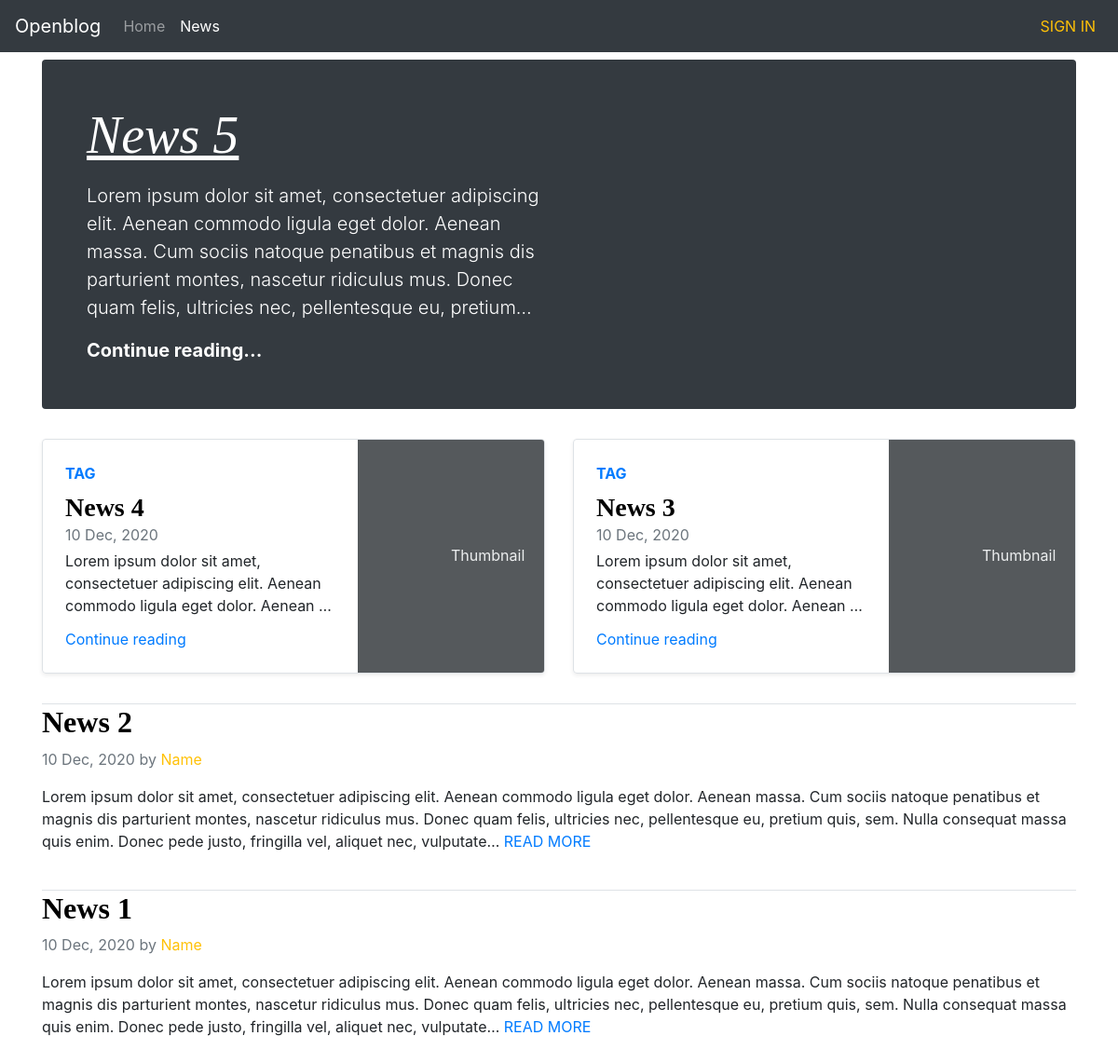
Page /news/ on the committed database.
### core/models.py (models this page shows, shortened)
class News(models.Model):
	title = models.CharField(max_length=200)
	created_on = models.DateTimeField(auto_now_add=True)
	updated_on = models.DateTimeField(auto_now=True)
	content = models.TextField()
	status = models.IntegerField(default=StatusNews.DRAFT, choices=StatusNews.choices)
	class Meta:
		ordering = ['-created_on']

### core/views.py (the view)
# urls.py: path('news/', views.NewsListView.as_view(), name='news'),
class NewsListView(ListView):
	model = News
	template_name = 'news.html'
	context_object_name = 'list_news'
	def get_context_data(self, **kwargs):
		context = super().get_context_data(**kwargs)
		last_news = News.objects.filter(status=1).order_by('-created_on')[:3]
		if last_news:
			context['latest_two_news'] = last_news[1:3]
			context['last_news'] = last_news[0]
		return context

### core/templates/news.html (shortened to what this page needs)
{% extends 'home.html' %}
{% load static %}
{% block css  %}
<link rel="stylesheet" href="https://cdn.jsdelivr.net/npm/bootstrap@4.5.3/dist/css/bootstrap.min.css">
<link href="{% static 'css/news.css' %}?{% now "U" %}" rel="stylesheet">
{% endblock %}
{% block content %}
    <div class="container">
      <div class="jumbotron p-4 p-md-5 bg-dark text-white rounded mt-2">
        <div class="col-md-6 px-0">
          <h1 class="display-4 font-italic"><a class="text-white" href="{{last_news.id}}"><u>{{last_news.title}}</u></a></h1>
          <p class="lead my-3">{{last_news.content|truncatechars:"250"}}</p>
          <p class="lead mb-0"><a href="{{last_news.id}}" class="text-white font-weight-bold">Continue reading...</a></p>
        </div>
      </div>
      <div class="row mb-2">
        {% for latest_news in latest_two_news %}
        <div class="col-md-6">
          <div class="row no-gutters border rounded overflow-hidden flex-md-row mb-4 shadow-sm h-md-250 position-relative">
            <div class="col p-4 d-flex flex-column position-static">
              <strong class="d-inline-block mb-2 text-primary">TAG</strong>
              <h3 class="mb-0 font-weight-bold"><a class="title_news" href="{{latest_news.id}}">{{latest_news.title}}</a></h3>
              <div class="mb-1 text-muted">{{latest_news.created_on|date:'d M, Y'}}</div>
              <p class="card-text mb-auto">{{latest_news.content|truncatechars:"100"}}</p>
              <a href="{{latest_news.id}}" class="stretched-link">Continue reading</a>
            </div>
            <div class="col-auto d-none d-lg-block">
              <svg class="bd-placeholder-img" width="200" height="250" xmlns="http://www.w3.org/2000/svg" preserveAspectRatio="xMidYMid slice" focusable="false" role="img" aria-label="Placeholder: Thumbnail"><title>Placeholder</title><rect width="100%" height="100%" fill="#55595c"/><text x="50%" y="50%" fill="#eceeef" dy=".3em">Thumbnail</text></svg>
            </div>
          </div>
        </div>
        {% endfor %}
      </div>
    <div class="row">
      {% for news in list_news %}
      {% if news.status == 1 and news not in latest_two_news and news != last_news %}
      <div class="col-md-12 blog-main mb-4">
        <div class="blog-post border-top">
          <h2 class="blog-post-title font-weight-bold"><a class="title_news" href="{{news.id}}">{{news.title}}</a></h2>
          <p class="blog-post-meta text-muted">{{news.created_on|date:'d M, Y'}} by <a class="text-warning" href="#">Name</a></p>
          <p>{{news.content|truncatechars:"350"}} <a class="text-uppercase" href="{{news.id}}">read more</a></p>
          </div>
      </div>
      {% endif %}
      {% endfor %}
    </div>
  </div>
{% endblock %}

### core/templates/home.html (shortened to what this page needs)
<!doctype html>
{% load static %}
<html lang="en">
  <head>
    {% block css  %}{% endblock %}
  </head>
  <body>
    <nav class="navbar navbar-expand-lg navbar-dark bg-dark">
      {% url 'home' as home_url %}
      <a class="navbar-brand" href="{{home_url}}">Openblog</a>
      <div class="collapse navbar-collapse" id="navbarSupportedContent">
        <ul class="navbar-nav mr-auto">
          {% url 'home' as home_url %}
          <li class="nav-item {% if home_url == request.path %}active{% endif %}">
            <a class="nav-link" href="{{home_url}}">Home <span class="sr-only">(current)</span></a>
          </li>
          {% url 'news' as news_url %}
          <li class="nav-item {% if news_url == request.path %}active{% endif %}">
            <a class="nav-link" href="{{news_url}}">News</a>
          </li>
        </ul>
        <ul class="navbar-nav">
          {% url 'login' as login_url %}
          <li class="nav-item">
            <a class="nav-link text-uppercase text-warning" href="{% if request.user.is_authenticated %}#{% else %}{{login_url}}{% endif %}">{% if request.user.is_authenticated %}{{request.user.username}} {% else %} sign in {% endif %}</a>
          </li>
        </ul>
      </div>
    </nav>
    <main>
      {% block content %}{% endblock %}
    </main>
  </body>
</html>

### static/css/news.css (style rules this page uses)
.jumbotron { padding: 4rem 2rem; background-color: #fff; }
h1, h2, h3, h4, h5, h6 { font-family: "Playfair Display", Georgia, "Times New Roman", serif; }
.title_news { color: #000000 }

### rows in the picture
News: title "News 5", content "Lorem ipsum dolor sit amet, consectetuer adipiscing elit. Aenean commodo ligula eget dolor. Aenean massa. Cum sociis natoque penatibus et magnis dis parturient montes, nascetur ridiculus mus. Donec quam felis, ultricies nec, pellentesque eu, pretium…"
News: title "News 4", created_on "10 Dec, 2020", content "Lorem ipsum dolor sit amet, consectetuer adipiscing elit. Aenean commodo ligula eget dolor. Aenean …"
News: title "News 3", created_on "10 Dec, 2020", content "Lorem ipsum dolor sit amet, consectetuer adipiscing elit. Aenean commodo ligula eget dolor. Aenean …"
News: title "News 2", created_on "10 Dec, 2020", content "Lorem ipsum dolor sit amet, consectetuer adipiscing elit. Aenean commodo ligula eget dolor. Aenean massa. Cum sociis natoque penatibus et magnis dis parturient montes, nascetur ridiculus mus. Donec quam felis, ultricies nec, pellentesque eu, pretium quis, sem. Nulla consequat massa quis enim. Donec pede justo, fringilla vel, aliquet nec, vulputate…"
News: title "News 1", created_on "10 Dec, 2020", content "Lorem ipsum dolor sit amet, consectetuer adipiscing elit. Aenean commodo ligula eget dolor. Aenean massa. Cum sociis natoque penatibus et magnis dis parturient montes, nascetur ridiculus mus. Donec quam felis, ultricies nec, pellentesque eu, pretium quis, sem. Nulla consequat massa quis enim. Donec pede justo, fringilla vel, aliquet nec, vulputate…"
